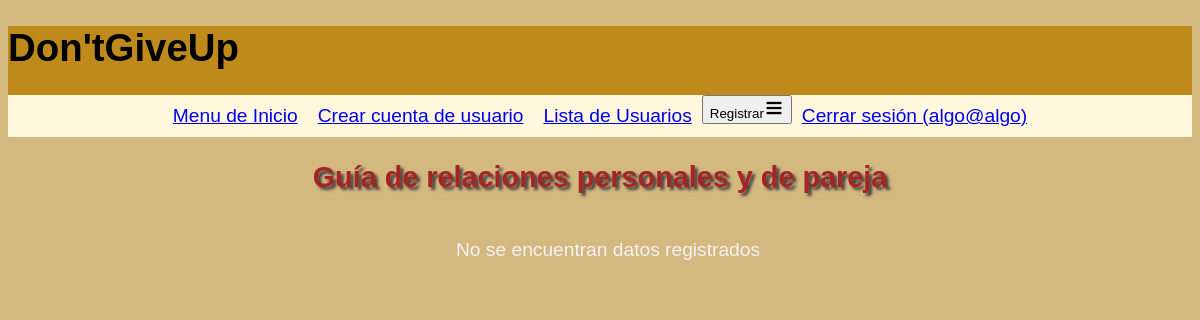
Page /guia.php (signed in) on the earlier database version.
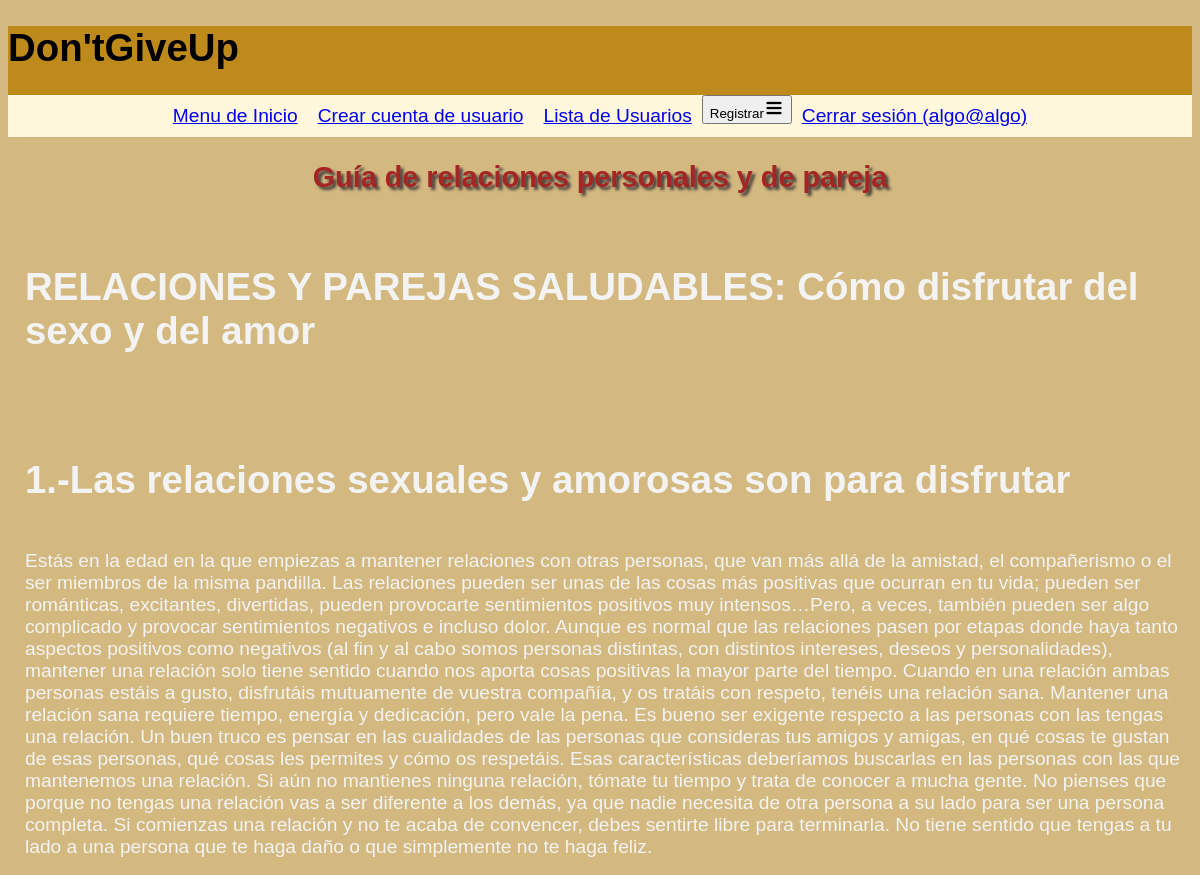
Same page on the later database version.
### tables this page shows
CREATE TABLE `guia` (
  `id` int(11) NOT NULL,
  `titulo` varchar(500) NOT NULL,
  `contenido` mediumtext NOT NULL
);

### guia.php (the view, shortened to what this page needs)
<?php
$db = new PDO('mysql:host=localhost;dbname=proyecto;charset=utf8mb4', 'root', '');
$stmt=$db ->query("SELECT * FROM guia");
$guia =$stmt->fetchAll();
?>
<!DOCTYPE html>
<html lang="en">
<head>
    <link rel="stylesheet" href="style.css">
</head>
<body>
    <?php include 'cabecera.php' ?>
    <h2>Guía de relaciones personales y de pareja</h2>
    <div id="tabla">
        <table>
            <tr>
                <th></th>
            </tr>
        <?php if(count($guia) == 0) { ?>
            <tr>
                <td colspan="5"
                style="text-align:center;">No se encuentran datos registrados</td>
            </tr>
        <?php } ?>
        <?php foreach($guia as $g) { ?>
        <tr>
            <td><h1><?php echo $g["titulo"] ?></h1><br>
                <?php echo $g["contenido"] ?></td>
            </tr>
        <?php } ?>
        </table>
    </div>
</body>
</html>

### cabecera.php (shortened to what this page needs)
<div id="titulo">
    <h1>Don'tGiveUp</h1>
<div id="cabecera">
    <nav>
        <a href="Menu.php">Menu de Inicio</a>
        <a href="Registrar_usuario.php">Crear cuenta de usuario</a>
        <?php if (isset($_SESSION["correo"])) { ?>
            <a href="lista_usuario.php">Lista de Usuarios</a>
    <div>
            <div id="comandar">
            <button id="mostrara">Registrar<img src="imagenes\gi.png" alt="" id="imagen"></button>
        </div>
    </div>
            <a href="logout.php">Cerrar sesión (<?php echo $_SESSION["correo"] ?>)</a>
        <?php } else { ?>
            <a href="login.php">Iniciar sesión</a>
        <?php } ?>
    </nav>
</div>
</div>

### style.css (style rules this page uses)
body { background-color: rgb(211, 184, 127); font-family: arial; font-size: 1.2em; }
h1 { text-align: center; }
nav { display: flex; justify-content: center; }
nav a { padding: 10px; }
h2 { color: rgb(165, 36, 36); text-shadow: 3px 3px 3px rgb(68, 61, 61); text-align: center; }
td { color: rgb(243, 243, 243); }
#cabecera { background-color: cornsilk; }
#titulo { background-color: rgb(189, 138, 27); }
#imagen { width:20px; height:20px; }
#tabla { width:1200px; float: left; }
table { width: 100%; word-wrap: inherit; }
td { text-align: left; vertical-align: top; padding: 15px 15px 15px 15px; }
td, h1 { text-align: left; }
img { width:200px; height:200px; }

Differences in the rows shown:
added guia: titulo "RELACIONES Y PAREJAS SALUDABLES: Cómo disfrutar del sexo y del amor"
added guia: titulo "1.-Las relaciones sexuales y amorosas son para disfrutar", contenido "Estás en la edad en la que empiezas a mantener relaciones con otras personas, que van más allá de la amistad, el compañerismo o el ser miembros de la misma pandilla. Las relaciones pueden ser unas de las cosas más positivas que ocurran en tu vida; pueden ser románticas, excitantes, divertidas, pueden provocarte sentimientos positivos muy intensos…Pero, a veces, también pueden ser algo complicado y provocar sentimientos negativos e incluso dolor. Aunque es normal que las relaciones pasen por etapas donde haya tanto aspectos positivos como negativos (al fin y al cabo somos personas distintas, con distintos intereses, deseos y personalidades), mantener una relación solo tiene sentido cuando…"
Other differences:
text no longer shown: "No se encuentran datos registrados"
